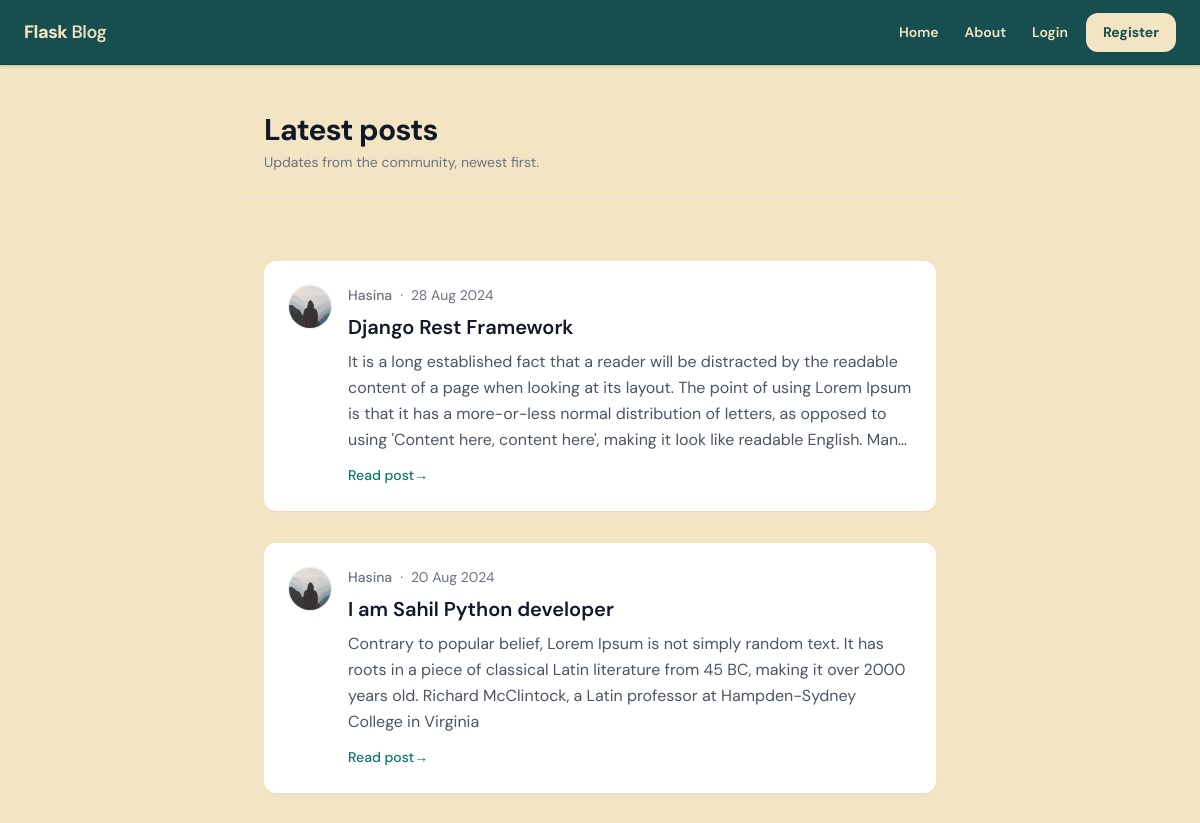
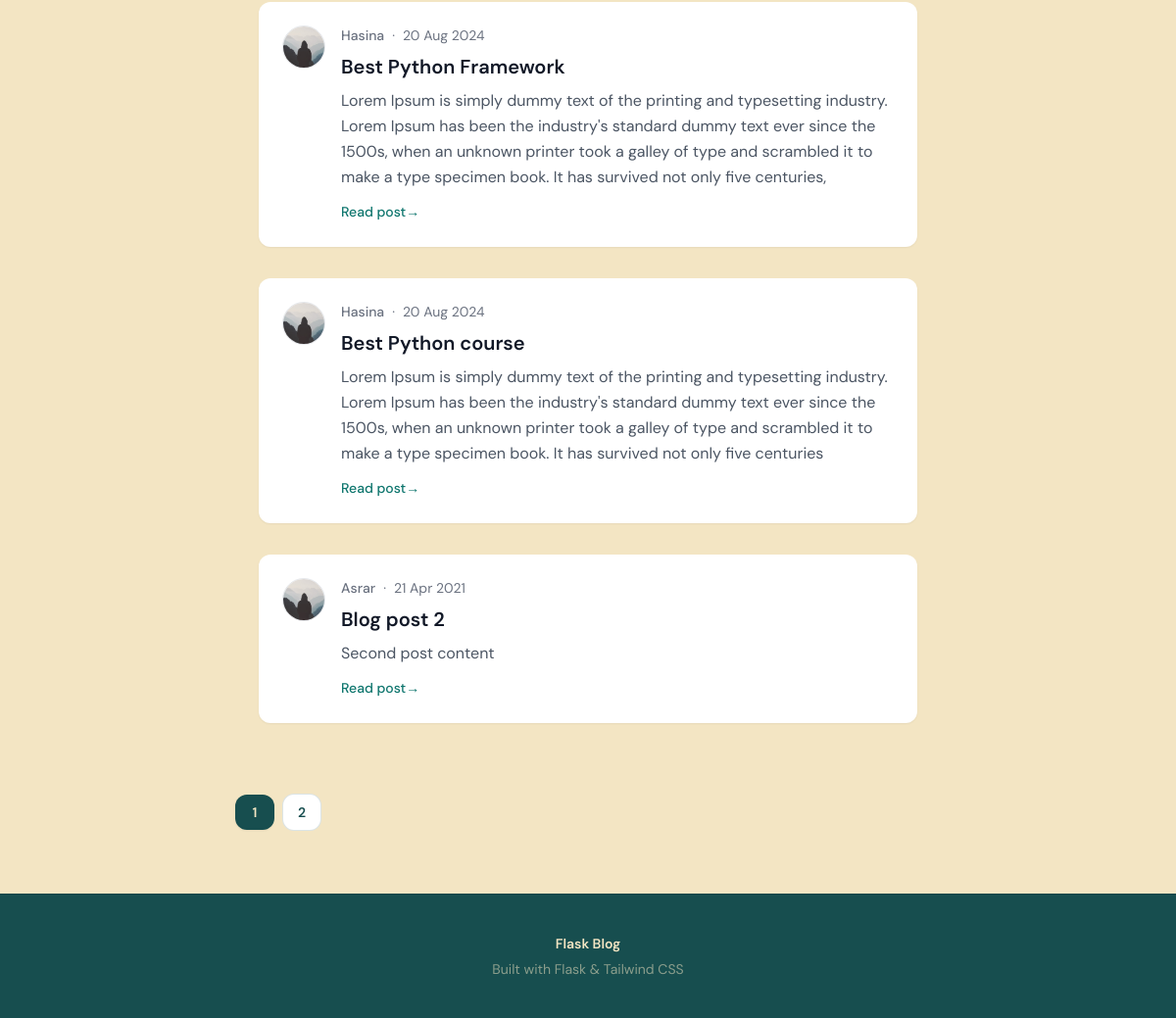
Page /home on the earlier database version (2 pictures, top to bottom).
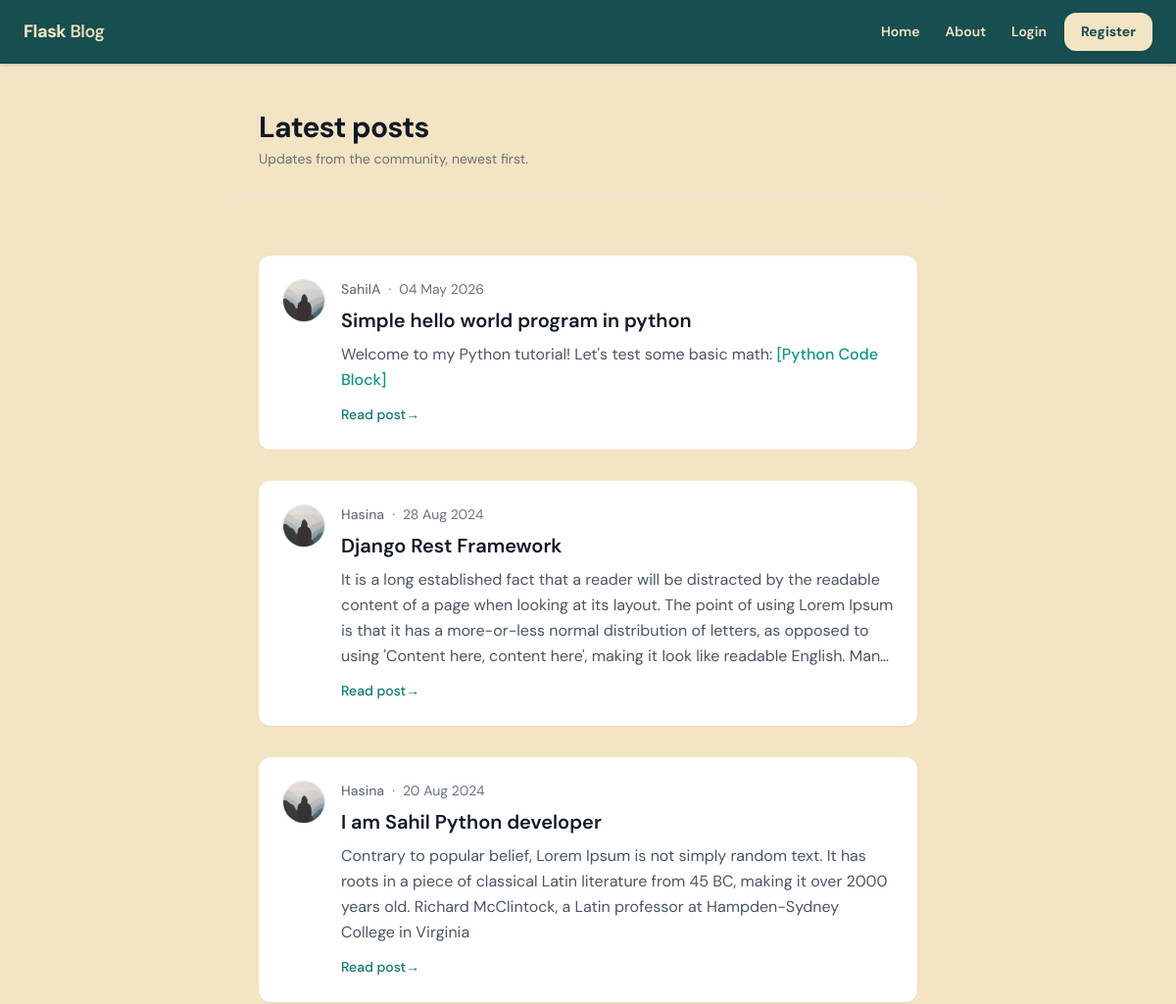
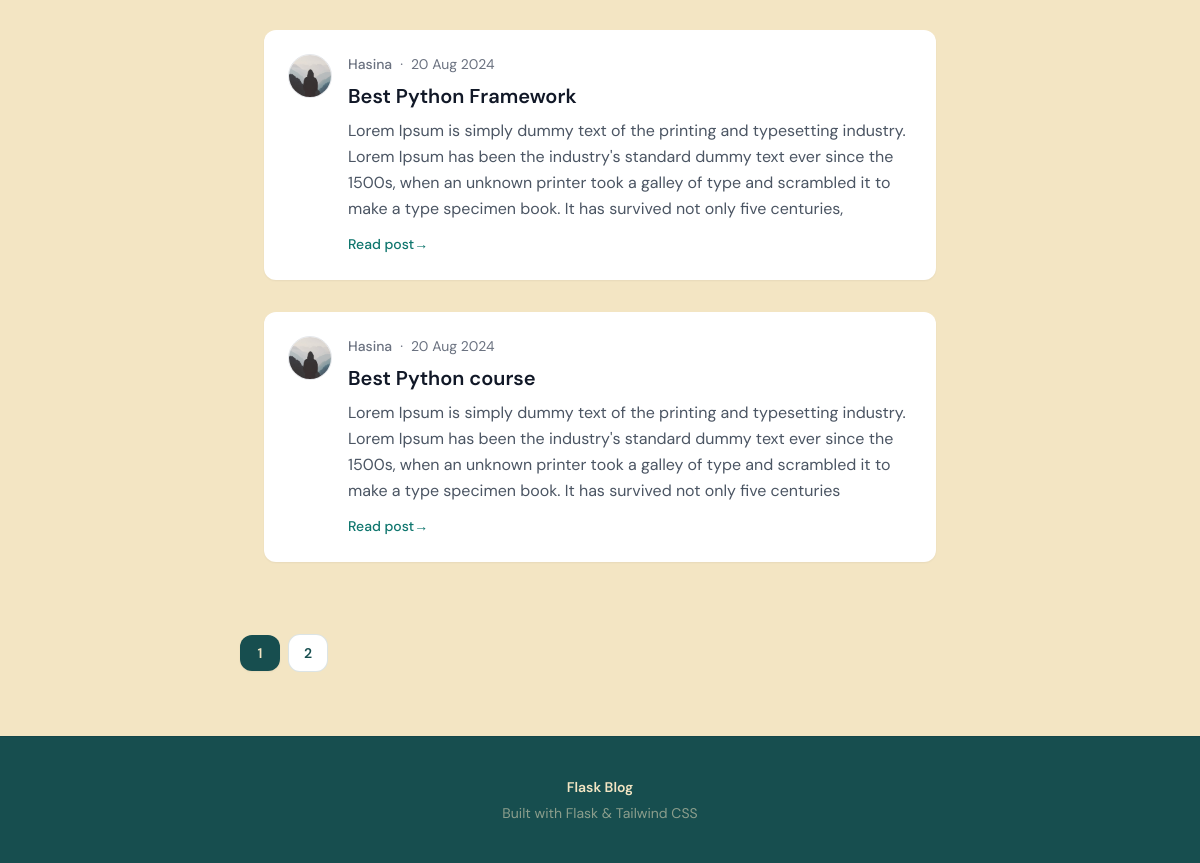
Same page on the later database version (2 pictures, top to bottom).
### flaskblog/models.py (models this page shows, shortened)
class Post(db.Model):
    id = db.Column(db.Integer, primary_key=True)
    title = db.Column(db.String(100), nullable=False)
    date_posted = db.Column(db.DateTime, nullable=False, default=datetime.utcnow)
    content = db.Column(db.Text, nullable=False)
    user_id = db.Column(db.Integer, db.ForeignKey('user.id'), nullable=False)

class User(db.Model, UserMixin):
    id = db.Column(db.Integer, primary_key=True)
    username = db.Column(db.String(20), unique=True, nullable=False)
    email = db.Column(db.String(120), unique=True, nullable=False)
    image_file = db.Column(db.String(20), nullable=False, default='default.jpg')
    password = db.Column(db.String(60), nullable=False)
    posts = db.relationship('Post', backref='author', lazy=True)

### flaskblog/main/routes.py (the view)
@main.route("/")
@main.route("/home")
def home():
    page = request.args.get('page', 1, type=int)
    posts = Post.query.order_by(Post.date_posted.desc()).paginate(page=page, per_page=5)
    return render_template('home.html', posts=posts)

### flaskblog/templates/home.html (shortened to what this page needs)
{% extends "layout.html" %}
{% block content %}
	<header class="max-w-4xl mx-auto px-6 mb-8 border-b border-gray-200 pb-6">
		<h1 class="text-2xl font-bold tracking-tight text-gray-900 sm:text-3xl">Latest posts</h1>
		<p class="mt-1 text-sm text-gray-500">Updates from the community, newest first.</p>
	</header>
	<div class="max-w-4xl mx-auto px-6 py-8 space-y-8">
		{% for post in posts.items %}
			<div class="bg-white rounded-xl shadow-sm hover:shadow-md transition p-6">
				<div class="flex gap-4">
					<a href="{{ url_for('users.user_posts', username=post.author.username) }}" class="shrink-0 self-start" aria-label="{{ post.author.username }} profile">
						<img class="h-11 w-11 rounded-full border border-gray-200 object-cover" src="{{ url_for('static', filename='profile_pics/' + post.author.image_file) }}" alt="">
					</a>
					<div class="min-w-0 flex-1">
						<div class="flex flex-wrap items-baseline gap-x-2 gap-y-0.5 text-sm text-gray-500">
							<a class="font-medium hover:text-gray-700 hover:underline" href="{{ url_for('users.user_posts', username=post.author.username) }}">{{ post.author.username }}</a>
							<span aria-hidden="true">·</span>
							<time class="tabular-nums" datetime="{{ post.date_posted.isoformat() }}">{{ post.date_posted.strftime('%d %b %Y') }}</time>
						</div>
						<h2 class="mt-2 text-xl font-semibold text-gray-900">
							<a class="hover:text-teal-800 transition" href="{{ url_for('posts.post', post_id=post.id) }}">{{ post.title }}</a>
						</h2>
						<p class="post-preview-content mt-2 line-clamp-4 text-gray-600 leading-relaxed">{{ post.content }}</p>
						<a href="{{ url_for('posts.post', post_id=post.id) }}" class="mt-3 inline-flex items-center text-sm text-teal-700 hover:text-teal-800 font-medium">Read post <span aria-hidden="true">→</span></a>
					</div>
				</div>
			</div>
		{% endfor %}
	</div>
	{% if posts.pages > 1 %}
		<nav class="mt-10 flex flex-wrap items-center justify-center gap-2 sm:justify-start" aria-label="Pagination">
			{% for page_num in posts.iter_pages(left_edge=1, right_edge=1, left_current=1, right_current=2) %}
				{% if page_num %}
					{% if posts.page == page_num %}
						<span class="inline-flex min-w-[2.5rem] items-center justify-center rounded-xl bg-forest px-3 py-2 text-sm font-semibold text-vanilla shadow-sm">{{ page_num }}</span>
					{% else %}
						<a class="inline-flex min-w-[2.5rem] items-center justify-center rounded-xl border border-forest/15 bg-white px-3 py-2 text-sm font-semibold text-forest transition hover:border-forest hover:bg-forest/5" href="{{ url_for('main.home', page=page_num) }}">{{ page_num }}</a>
					{% endif %}
				{% else %}
					<span class="px-1 text-forest/40" aria-hidden="true">…</span>
				{% endif %}
			{% endfor %}
		</nav>
	{% endif %}
{% endblock content %}

Differences in the rows shown:
no longer on this page (row unchanged): Post: image_file (placeholder picture), author.username "Asrar", date_posted "21 Apr 2021", title "Blog post 2", content "Second post content"
added Post: image_file (placeholder picture), author.username "SahilA", date_posted "04 May 2026", title "Simple hello world program in python", content "Welcome to my Python tutorial! Let's test some basic math:"
